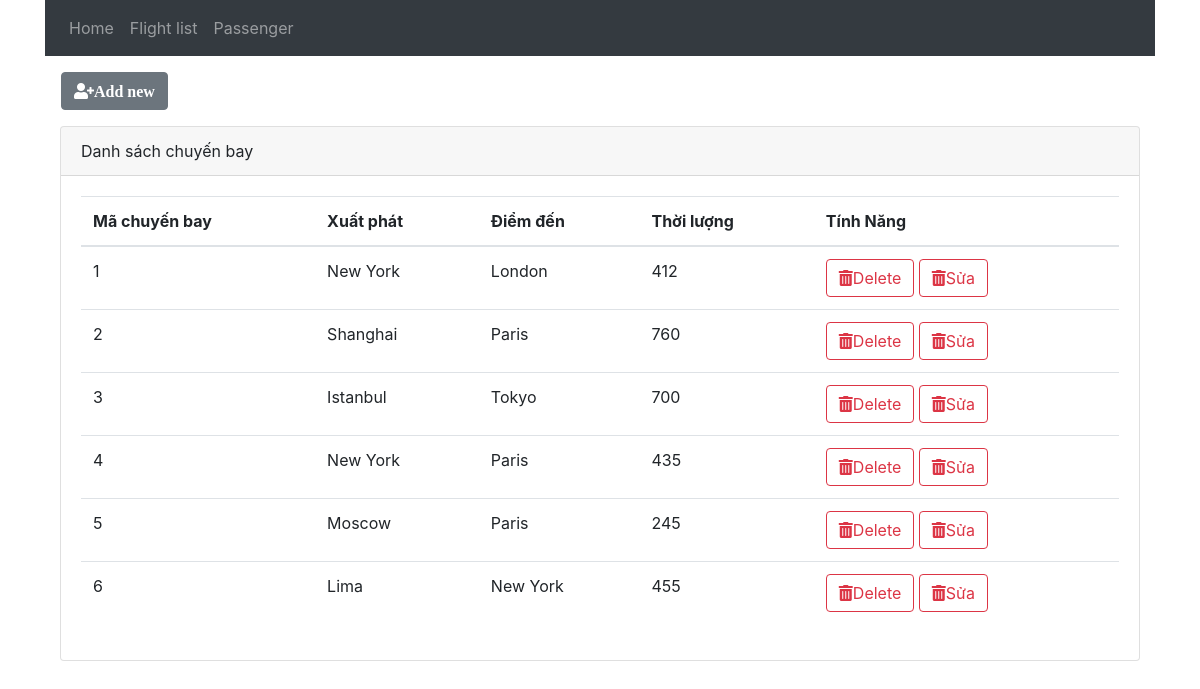
The page / on the database its author committed.
### tables this page shows
CREATE TABLE `flights` (
  `id` int(11) NOT NULL,
  `origin` varchar(50) NOT NULL,
  `destination` varchar(50) NOT NULL,
  `duration` int(11) NOT NULL
);

### layout/flights.php (the view, shortened to what this page needs)
<!DOCTYPE html>
<html lang="en" dir="ltr">
<head>
    <link rel="stylesheet" href="https://stackpath.bootstrapcdn.com/bootstrap/4.4.1/css/bootstrap.min.css"
>
    <link rel="stylesheet" href="https://maxcdn.bootstrapcdn.com/font-awesome/4.7.0/css/font-awesome.min.css">
    <link rel="stylesheet" href="https://use.fontawesome.com/releases/v5.8.2/css/all.css"
>
    <link rel="stylesheet" href="https://cdnjs.cloudflare.com/ajax/libs/bootstrap-sweetalert/1.0.1/sweetalert.min.css">
</head>
<body>
    <div class="container">
        <?php
        $DBH = new PDO('mysql:host=localhost;dbname=lab5', 'root', '');
        $query = "SELECT * FROM flights";
        $flights = $DBH->query($query);
        ?>
        <div class="row">
            <a class="btn btn-secondary m-3" href="createflight.php"><i class="fas fa-user-plus">Add new</i></a>
        </div>
        <div class="card">
            <div class="card-header">
                Danh sách chuyến bay
            </div>
            <div class="card-body">
                <table class="table">
                    <thead>
                        <tr>
                            <th>Mã chuyến bay</th>
                            <th>Xuất phát</th>
                            <th>Điểm đến</th>
                            <th>Thời lượng</th>
                            <th>Tính Năng</th>
                        </tr>
                    </thead>
                    <tbody>
                        <?php
                        foreach ($flights as $flight) {
                            echo '
              <tr>
              <td>' . $flight['id'] . '</td>
              <td>' . $flight['origin'] . '</td>
              <td>' . $flight['destination'] . '</td>
              <td>' . $flight['duration'] . '</td>
              <td>
                <a class="btn btn-outline-danger" href="idxoa.php?id=' . $flight['id'] . '" >
                  <i class="fas fa-trash-alt"></i>Delete
                </a>
                <a class="btn btn-outline-danger" href="idsua.php?id=' . $flight['id'] . '";>
                  <i class="fas fa-trash-alt"></i>Sửa
                </a>
                </td>
            </tr>';
                        }
                        ?>
                    </tbody>
                </table>
            </div>
        </div>
    </div>
</body>
</html>

### index.php (shortened to what this page needs)
<!DOCTYPE html>
<html lang="en" dir="ltr">
<head>
    <link rel="stylesheet" href="https://stackpath.bootstrapcdn.com/bootstrap/4.4.1/css/bootstrap.min.css"
>
    <link rel="stylesheet" href="https://maxcdn.bootstrapcdn.com/font-awesome/4.7.0/css/font-awesome.min.css">
    <link rel="stylesheet" href="https://use.fontawesome.com/releases/v5.8.2/css/all.css"
>
    <link rel="stylesheet" href="https://cdnjs.cloudflare.com/ajax/libs/bootstrap-sweetalert/1.0.1/sweetalert.min.css">
</head>
<body>
    <div class="container">
        <?php
    include 'layout/header.php';
    include 'layout/flights.php';
    ?>
    </div>
</body>
</html>

### layout/header.php
<nav class="navbar navbar-expand-sm navbar-dark bg-dark">
    <ul class="navbar-nav">
        <li class="nav-item">
            <a class="nav-link" href="index.php">Home</a>
        </li>
        <li class="nav-item">
            <a class="nav-link" href="flights.php">Flight list</a>
        </li>
        <li class="nav-item">
            <a class="nav-link" href="passenger.php">Passenger</a>
        </li>
    </ul>
</nav>

### rows shown on the page
flights: id "1", origin "New York", destination "London", duration "412"
flights: id "2", origin "Shanghai", destination "Paris", duration "760"
flights: id "3", origin "Istanbul", destination "Tokyo", duration "700"
flights: id "4", origin "New York", destination "Paris", duration "435"
flights: id "5", origin "Moscow", destination "Paris", duration "245"
flights: id "6", origin "Lima", destination "New York", duration "455"
